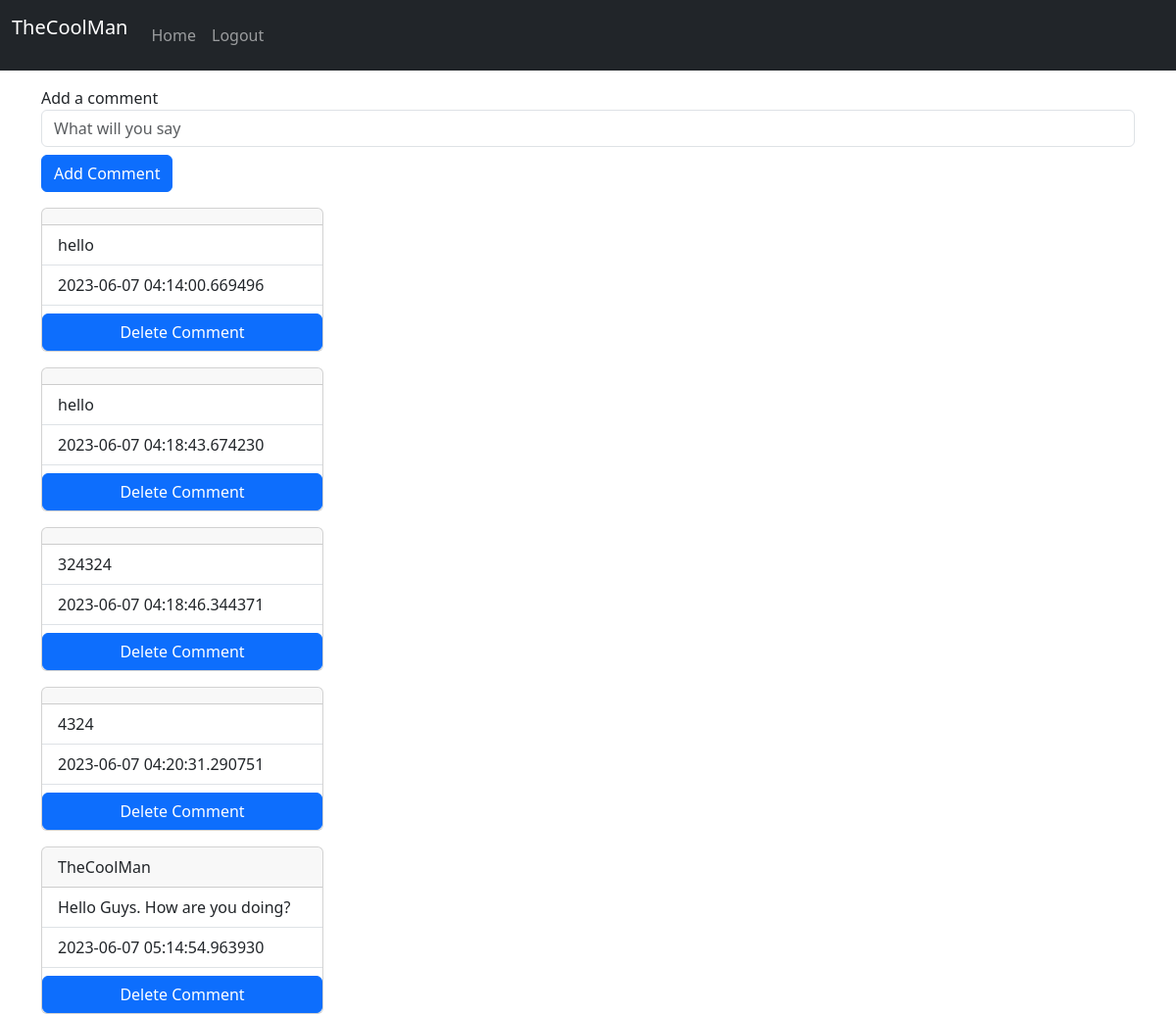
The app's page / (signed in) with its own data.
### website/models.py (models this page shows)
class User(db.Model, UserMixin):
	id = db.Column(db.Integer, primary_key = True)
	email = db.Column(db.String(150), unique=True)
	password = db.Column(db.String(150))
	name = db.Column(db.String(150))

class Post(db.Model):
	id = db.Column(db.Integer, primary_key=True)
	data = db.Column(db.String(5000))
	date = db.Column(db.DateTime(timezone=True), default=datetime.utcnow)
	user_id = db.Column(db.Integer, db.ForeignKey('user.id'))
	user = db.relationship('User', backref='posts')

### website/views.py (the view, shortened to what this page needs)
@views.route('/', methods=['POST', 'GET'])
@login_required
def home():
	comments = Post.query.all()
	return render_template('home.html', user=current_user, comments=comments)

### website/__init__.py (called while the page is built)
def create_app():
	app = Flask(__name__)
	app.config['SECRET_KEY'] = 'NCUN*(N*#BCQ*B*CB#'
	app.config['SQLALCHEMY_DATABASE_URI'] = f'sqlite:///{DB_NAME}'
	db.init_app(app)
	from .views import views
	from .auth import auth
	app.register_blueprint(views, url_prefix='/')
	app.register_blueprint(auth, url_prefix='/')
	from .models import User, Post
	create_database(app)
	login_manager = LoginManager()
	login_manager.login_view = 'auth.login'
	login_manager.init_app(app)
	@login_manager.user_loader
	def load_user(id):
		return User.query.get(int(id))
	return app

### website/templates/home.html (shortened to what this page needs)
{% extends 'base.html' %}
{% block body %}
    <form method="POST" class="mt-3">
    <div class="form-group">
        <label for="post"> Add a comment</label>
        <input placeholder="What will you say"
           class="form-control"
           type="text"
           id="post"
           name="post">
    </div>
    <button type="submit" class="btn btn-primary mt-2">Add Comment</button>
    </form>
{% for comment in comments %}
    <div class="card mt-3" style="width: 18rem;">
      <div class="card-header">
        {{ comment.user.name }}
      </div>
      <ul class="list-group list-group-flush">
        <li class="list-group-item">{{ comment.data }}</li>
        <li class="list-group-item">{{ comment.date }}</li>
        <button type="button" class="btn btn-primary mt-2" onclick="deletePost({{ comment.id }})">Delete Comment</button>
      </ul>
    </div>
{% endfor %}
{% endblock %}

### website/templates/base.html (shortened to what this page needs)
<!DOCTYPE html>
<html lang="en">
<head>
    <link href="https://cdn.jsdelivr.net/npm/bootstrap@5.3.0/dist/css/bootstrap.min.css" rel="stylesheet">
</head>
<body>
<header>
<nav class="navbar navbar-expand-lg bg-dark navbar-dark">
  <div class="container-fluid">
    {% if not user %}
    <p class="navbar-brand">No User</p>
    {% else %}
    <p class="navbar-brand">{{ user.name }}</p>
    {% endif %}
    <div class="collapse navbar-collapse" id="navbarSupportedContent">
      <ul class="navbar-nav me-auto mb-2 mb-lg-0">
          {% if user.is_authenticated %}
          <li class="nav-item">
            <a class="nav-link" aria-current="page" id="Home" href="/">Home</a>
          </li>
          <li class="nav-item">
            <a class="nav-link" aria-current="page" id="logout" href="/logout">Logout</a>
          </li>
          {% endif %}
      </ul>
    </div>
  </div>
</nav>
</header>
<div class="container">
{% block body %}
{% endblock %}
</div>
</body>
</html>

### records on screen
User: name "TheCoolMan"
Post: data "hello", date "2023-06-07 04:14:00.669496"
Post: data "hello", date "2023-06-07 04:18:43.674230"
Post: data "324324", date "2023-06-07 04:18:46.344371"
Post: data "4324", date "2023-06-07 04:20:31.290751"
Post: user.name "TheCoolMan", data "Hello Guys. How are you doing?", date "2023-06-07 05:14:54.963930"
